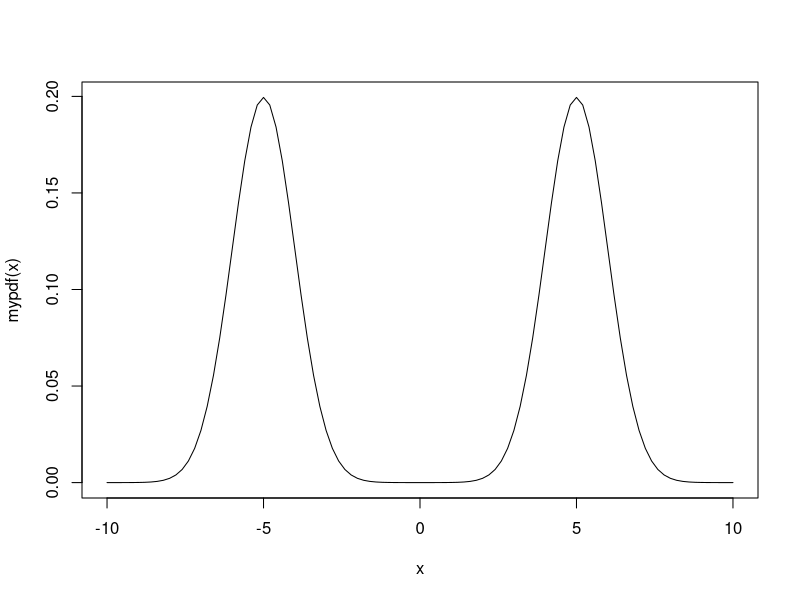

Source code (R): (Note: a time limit stopped this script after it produced the figure.)
# Setup
set.seed(1)

dir.create(
    file.path("images", "median", "001"),
    recursive = TRUE,
    showWarnings = FALSE
)

# Render density function
mypdf <- function(x) {
    return(0.5 * dnorm(x, mean = -5.0, sd = 1.0) +
           0.5 * dnorm(x, mean = +5.0, sd = 1.0))
}

pdf(file.path("images", "median", "001", "001.pdf"))
curve(mypdf, from = -10, to = +10)
dev.off()

# Estimate sampling distributions
sampler <- function(N) {
    mu <- c(-5.0, +5.0)
    z <- rbinom(N, 1, 0.5)
    return(rnorm(N, mean = mu[z + 1], sd = 1.0))
}

sample_size <- 1000
n_simulations <- 1000000
medians <- rep(NA, n_simulations)
means <- rep(NA, n_simulations)
for (sim in 1:n_simulations) {
    x <- sampler(sample_size)
    medians[sim] <- median(x)
    means[sim] <- mean(x)
}

# Render sampling distributions
pdf(file.path("images", "median", "001", "002.pdf"))
hist(medians, main = "")
dev.off()

pdf(file.path("images", "median", "001", "003.pdf"))
hist(means, main = "")
dev.off()

# Prepare sampling distribution variability table
sd(medians)
sd(means)
